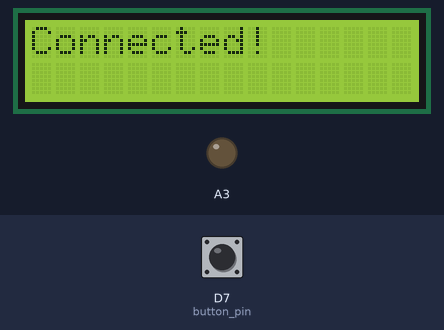
Simulated run of this sketch. Board: Arduino MKR. Shown: 16×2 character LCD, output pins drawn as LEDs (lit = HIGH). Inputs (shaded band) come from the test bench; at power-on: D7 (button_pin) HIGH. WiFi joins after 1.5 s; servers stay silent unless stated; uploads are accepted with an empty reply; what the sketch prints to the serial monitor is not drawn.

Above: at 15.7 s.
15.8 s: D7 (button_pin) pulled LOW for 0.15 s
Timing chart, 0 to 18.8 s (numbered marks = the images above; inputs shaded):
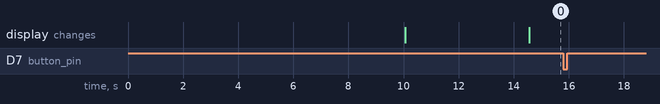

The sketch:

find_weather.ino
```cpp
#include <WiFi101.h>
#include <string.h>  //used for some string handling and processing.
#include <LiquidCrystal.h>
const int rs = 12, en = 11, d4 = 2, d5 = 3, d6 = 4, d7 = 5;
LiquidCrystal lcd(rs, en, d4, d5, d6, d7);


int status = WL_IDLE_STATUS;
WiFiServer server(80);
const int RESPONSE_TIMEOUT = 6000; //ms to wait for response from host
const int GETTING_PERIOD = 5000; //periodicity of getting a number fact.
const uint16_t IN_BUFFER_SIZE = 1000; //size of buffer to hold HTTP request
const uint16_t OUT_BUFFER_SIZE = 1000; //size of buffer to hold HTTP response
char request_buffer[IN_BUFFER_SIZE]; //char array buffer to hold HTTP request
char response_buffer[OUT_BUFFER_SIZE]; //char array buffer to hold HTTP response
char output[1000];


//Options Type: 0=temp 1=time 2=date 3=visibility 4=humidity 5=pressure
int option_type;
#define TEMP 0
#define VISIBILITY 3
#define HUMIDITY 4
#define PRESSURE 5


//Button pin and val
const uint8_t button_pin = 7;
uint8_t val;


//Button states
uint8_t state;
#define REST 0
#define PUSH 1
#define RELEASE 2

char network[] = "";  //SSID CHANGE!!
char password[] = ""; //Password for WiFi CHANGE!!!


void setup() {
  Serial.begin(5600); //for debugging if needed.
  delay(10000); //pause to make sure comms get set up
  //LCD Setup
  analogWrite(A3, 0);
  lcd.begin(16, 2);
  lcd.print("Connecting to");
  lcd.setCursor(0, 2);
  lcd.print(network);

  //WiFi Setup
  Serial.print("WiFi101 shield: ");
  if (WiFi.status() == WL_NO_SHIELD) {
    Serial.println("NOT PRESENT");
    return; // don't continue
  }

  Serial.println("DETECTED");
  Serial.println(WL_CONNECTED);
  uint8_t count = 0; //count used for Wifi check times
  while ( WiFi.status() != WL_CONNECTED && count < 6) { // try 6 times
    delay(500);
    Serial.print("Attempting to connect to ");
    Serial.println(network);
    WiFi.begin(network, password); //attempt to connect to wifi
    Serial.println(WiFi.status());
    Serial.print(".");
    count++;
  }
  delay(2000);  //acceptable since it is in the setup function.
  if (WiFi.status() == WL_CONNECTED) {
    Serial.println("CONNECTED!");
    delay(500);
  } else { //if we failed to connect just Try again.
    Serial.println("Failed to Connect :/  Plz restart");
    Serial.println(WiFi.status());
    return;
  }

  lcd.clear();
  lcd.setCursor(0, 0);
  lcd.print("Connected!");
  state = REST; //Set button state to rest
  pinMode(button_pin, INPUT_PULLUP); //Setup button pin
}


void loop() {
  val = digitalRead(button_pin);
  // Serial.println("Button Val:" + String(val));
  if (status == WL_CONNECTED) {
    Serial.println("STILL CONNECTED!");
    delay(500);
    }
  switch(state){
  // Think about the states we will need for this statement!
    case REST:
      if (val == 1) {
        state = PUSH;
      }
      break;
    case PUSH:
      if (val == 0) {
        state = RELEASE;
      }
      break;
    case RELEASE:
      Serial.println("Pushed");
      get_weather(TEMP);
      lcd.setCursor(0, 0);
      lcd.print(output);
      state = REST;
      break;
  }
}
```

get_weather.ino
```cpp
void get_weather(int type) {
  memset(request_buffer, NULL, 1); //reblank the buffer
  memset(response_buffer, NULL, 1); //reblank the buffer
  sprintf(request_buffer, "GET http://ireneterpstra.pythonanywhere.com/?type=%d&loc=Boston HTTP/1.1\r\n", type); //CHANGE CITY HERE
  strcat(request_buffer, "Host: ireneterpstra.pythonanywhere.com\r\n"); //add more to the end
  strcat(request_buffer, "Content-Type: application/x-www-form-urlencoded\r\n");
  strcat(request_buffer, "\r\n"); //add blank line!
  //submit to function that performs GET.  It will return output using response_buffer char array
  do_http_request("ireneterpstra.pythonanywhere.com", request_buffer, response_buffer, OUT_BUFFER_SIZE, RESPONSE_TIMEOUT, true);
  Serial.println(response_buffer); //print to serial monitor
  memset(output, NULL, 1);
  strcat(output, response_buffer);
  //  strncpy(date, response_buffer, 10);
}
uint8_t char_append(char* buff, char c, uint16_t buff_size) {
  int len = strlen(buff);
  if (len > buff_size) return false;
  buff[len] = c;
  buff[len + 1] = '\0';
  return true;
}
void do_http_request(char* host, char* request, char* response, uint16_t response_size, uint16_t response_timeout, uint8_t serial) {
  WiFiClient client; //instantiate a client object
//  bool connectionstat = false;
  Serial.println("host --");
  Serial.println(host);
  Serial.println("request --");
  Serial.println(request);
  Serial.println("response --");
  Serial.println(response);
  Serial.println("response_size --");
  Serial.println(response_size);
  Serial.println("response_timeout --");
  Serial.println(response_timeout);
  Serial.println("serial --");
  Serial.println(serial);
//  Serial.println("retrying");
  if (client.connect(host, 80)) { //try to connect to host on port 80
    if (serial) Serial.print(request);//Can do one-line if statements in C without curly braces
    client.print(request);
    memset(response, 0, response_size); //Null out (0 is the value of the null terminator '\0') entire buffer
    uint32_t count = millis();
    while (client.connected()) { //while we remain connected read out data coming back
      client.readBytesUntil('\n', response, response_size);
      if (serial) Serial.println(response);
      if (strcmp(response, "\r") == 0) { //found a blank line!
        break;
      }
      memset(response, 0, response_size);
      if (millis() - count > response_timeout) break;
    }
    memset(response, 0, response_size);
    count = millis();
    while (client.available()) { //read out remaining text (body of response)
      char_append(response, client.read(), OUT_BUFFER_SIZE);
    }
    if (serial) Serial.println(response);
    client.stop();
    if (serial) Serial.println("-----------");
//    connectionstat == true;
  } else {
    if (serial) Serial.println("connection failed :/");
    if (serial) Serial.println("wait 0.5 sec...");
    client.stop();
  }
}
```

Measured:
- after the input at 15.8 s, every drawn part: stays the same
